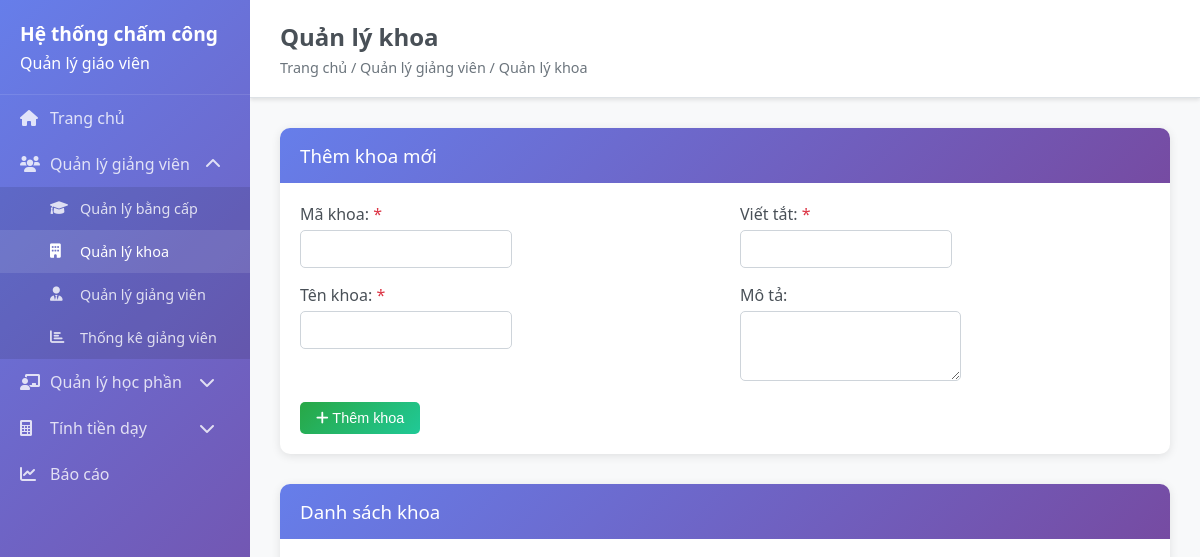
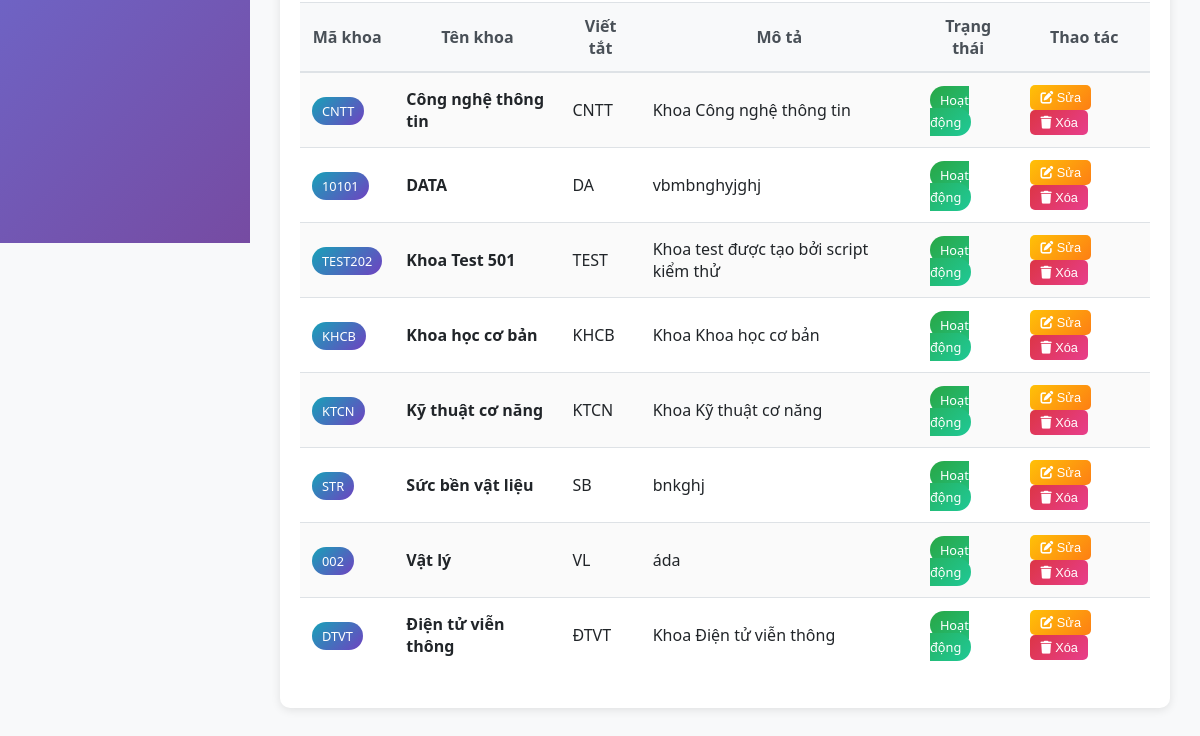
/departments, run on an earlier commit of the app's database (2 pictures, top to bottom).
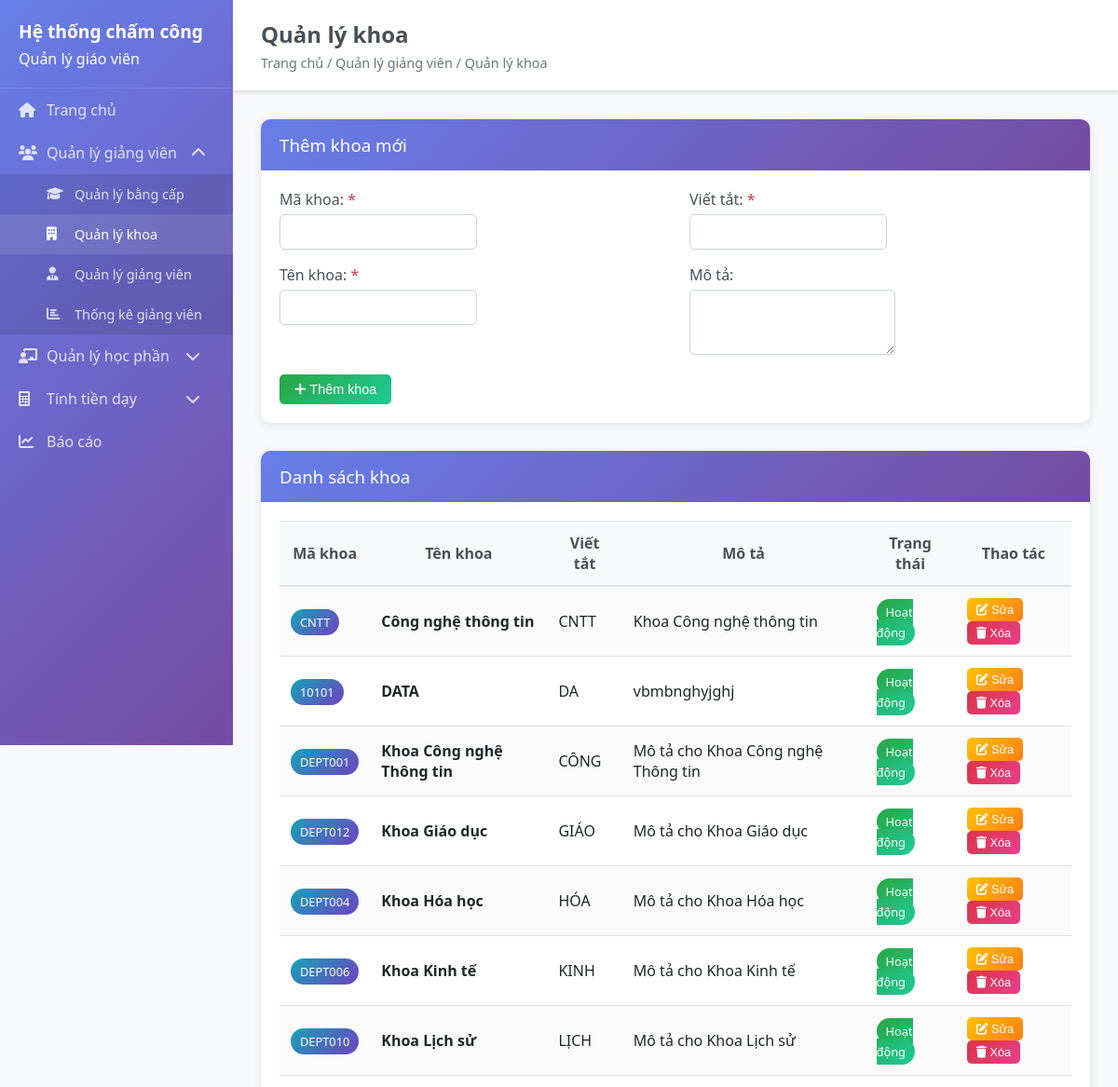
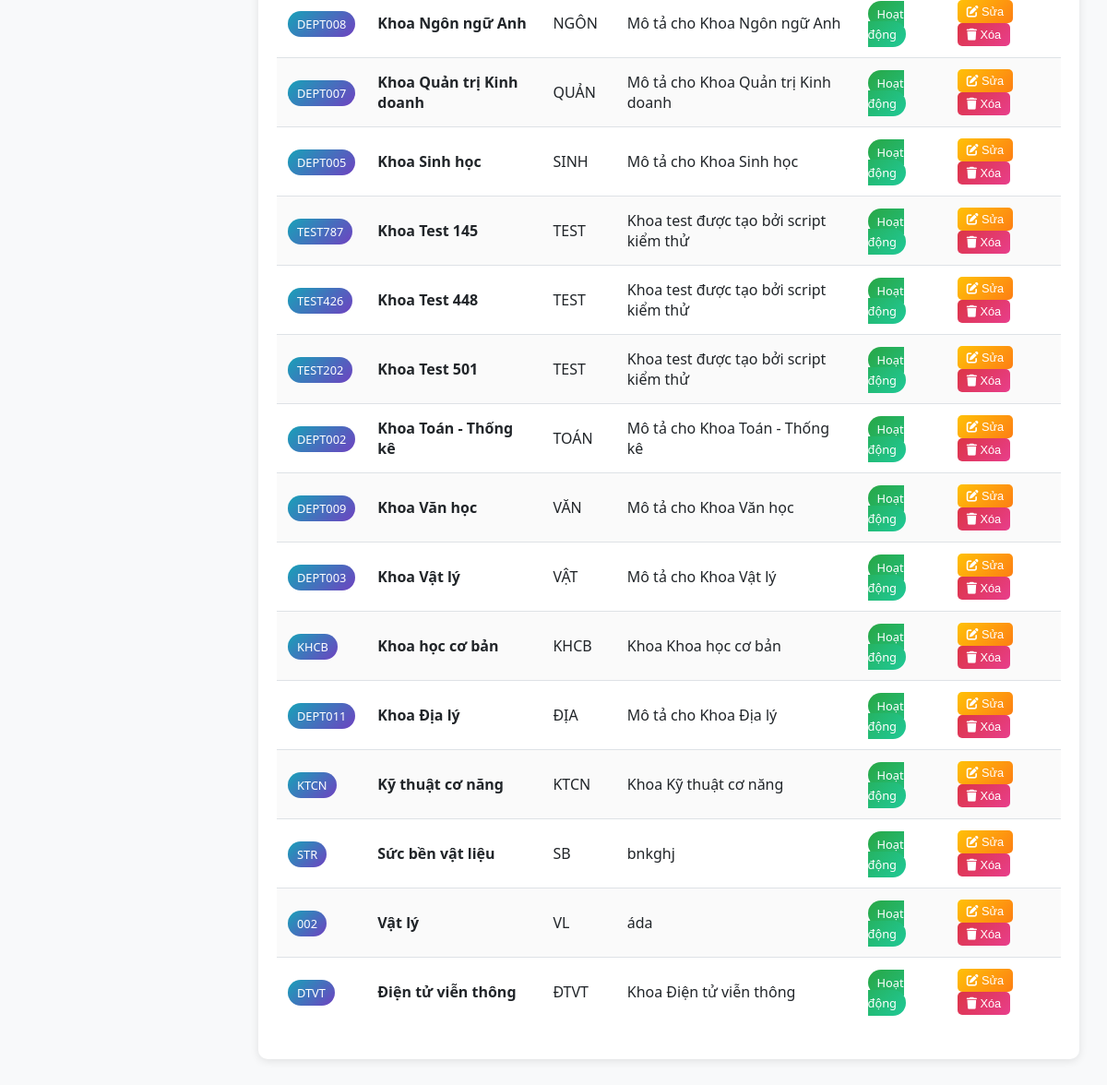
And on a later commit of the database (2 pictures, top to bottom).
### backend/models/Department.py (models this page shows, shortened)
class Department(BaseModel):
    __tablename__ = 'departments'
    code = db.Column(db.String(20), nullable=False, unique=True)
    name = db.Column(db.String(100), nullable=False, unique=True)
    abbreviation = db.Column(db.String(20), nullable=False)
    description = db.Column(db.Text, nullable=True)
    is_active = db.Column(db.Boolean, default=True)

### backend/app.py (the view)
@app.route('/departments')
def departments():
    try:
        if 'Department' in globals():
            departments_list = Department.query.filter_by(is_active=True).order_by(Department.name).all()
        else:
            departments_list = []
        return render_template('departments.html', departments=departments_list)
    except Exception as e:
        print(f"Error in departments route: {e}")
        return render_template('departments.html', departments=[])

### frontend/templates/departments.html (shortened to what this page needs)
{% extends "base.html" %}
{% block page_title %}Quản lý khoa{% endblock %}
{% block breadcrumb %}Trang chủ / Quản lý giảng viên / Quản lý khoa{% endblock %}
{% block content %}
<div class="card">
    <div class="card-header">
        <h3>Thêm khoa mới</h3>
    </div>
    <div class="card-body">
        <form id="department-form">
            <div class="row">
                <div class="col-md-6">
                    <div class="form-group">
                        <label for="department-code">Mã khoa: <span class="text-danger">*</span></label>
                        <input type="text" id="department-code" name="code" class="form-control" required>
                    </div>
                    <div class="form-group">
                        <label for="department-name">Tên khoa: <span class="text-danger">*</span></label>
                        <input type="text" id="department-name" name="name" class="form-control" required>
                    </div>
                </div>
                <div class="col-md-6">
                    <div class="form-group">
                        <label for="department-abbreviation">Viết tắt: <span class="text-danger">*</span></label>
                        <input type="text" id="department-abbreviation" name="abbreviation" class="form-control" required>
                    </div>
                    <div class="form-group">
                        <label for="department-description">Mô tả:</label>
                        <textarea id="department-description" name="description" class="form-control" rows="3"></textarea>
                    </div>
                </div>
            </div>
            <button type="submit" class="btn btn-success" id="submit-btn">
                <i class="fas fa-plus"></i> Thêm khoa
            </button>
        </form>
    </div>
</div>
<div class="card">
    <div class="card-header">
        <h3>Danh sách khoa</h3>
    </div>
    <div class="card-body">
        <div class="table-responsive">
            <table class="table table-striped" id="departments-table">
                <thead>
                    <tr>
                        <th>Mã khoa</th>
                        <th>Tên khoa</th>
                        <th>Viết tắt</th>
                        <th>Mô tả</th>
                        <th>Trạng thái</th>
                        <th>Thao tác</th>
                    </tr>
                </thead>
                <tbody>
                    {% for department in departments %}
                    <tr>
                        <td><span class="badge badge-info">{{ department.code }}</span></td>
                        <td><strong>{{ department.name }}</strong></td>
                        <td>{{ department.abbreviation }}</td>
                        <td>{{ department.description or '-' }}</td>
                        <td>
                            <span class="badge badge-{{ 'success' if department.is_active else 'secondary' }}">
                                {{ 'Hoạt động' if department.is_active else 'Ngưng' }}
                            </span>
                        </td>
                        <td>
                            <button class="btn btn-warning btn-sm" onclick="editDepartment('{{ department.id }}')">
                                <i class="fas fa-edit"></i> Sửa
                            </button>
                            <button class="btn btn-danger btn-sm" onclick="deleteDepartment('{{ department.id }}')">
                                <i class="fas fa-trash"></i> Xóa
                            </button>
                        </td>
                    </tr>
                    {% else %}
                    <tr>
                        <td colspan="6" class="text-center">Chưa có khoa nào</td>
                    </tr>
                    {% endfor %}
                </tbody>
            </table>
        </div>
    </div>
</div>
{% endblock %}

What changed in the data, as far as the page shows it:
added Department: code "DEPT001", name "Khoa Công nghệ Thông tin", abbreviation "CÔNG", description "Mô tả cho Khoa Công nghệ Thông tin", is_active "Hoạt động"
added Department: code "DEPT012", name "Khoa Giáo dục", abbreviation "GIÁO", description "Mô tả cho Khoa Giáo dục", is_active "Hoạt động"
added Department: code "DEPT004", name "Khoa Hóa học", abbreviation "HÓA", description "Mô tả cho Khoa Hóa học", is_active "Hoạt động"
added Department: code "DEPT006", name "Khoa Kinh tế", abbreviation "KINH", description "Mô tả cho Khoa Kinh tế", is_active "Hoạt động"
added Department: code "DEPT010", name "Khoa Lịch sử", abbreviation "LỊCH", description "Mô tả cho Khoa Lịch sử", is_active "Hoạt động"
added Department: code "DEPT008", name "Khoa Ngôn ngữ Anh", abbreviation "NGÔN", description "Mô tả cho Khoa Ngôn ngữ Anh", is_active "Hoạt động"
added Department: code "DEPT007", name "Khoa Quản trị Kinh doanh", abbreviation "QUẢN", description "Mô tả cho Khoa Quản trị Kinh doanh", is_active "Hoạt động"
added Department: code "DEPT005", name "Khoa Sinh học", abbreviation "SINH", description "Mô tả cho Khoa Sinh học", is_active "Hoạt động"
added Department: code "TEST787", name "Khoa Test 145", abbreviation "TEST", description "Khoa test được tạo bởi script kiểm thử", is_active "Hoạt động"
added Department: code "TEST426", name "Khoa Test 448", abbreviation "TEST", description "Khoa test được tạo bởi script kiểm thử", is_active "Hoạt động"
added Department: code "DEPT002", name "Khoa Toán - Thống kê", abbreviation "TOÁN", description "Mô tả cho Khoa Toán - Thống kê", is_active "Hoạt động"
added Department: code "DEPT009", name "Khoa Văn học", abbreviation "VĂN", description "Mô tả cho Khoa Văn học", is_active "Hoạt động"
added Department: code "DEPT003", name "Khoa Vật lý", abbreviation "VẬT", description "Mô tả cho Khoa Vật lý", is_active "Hoạt động"
added Department: code "DEPT011", name "Khoa Địa lý", abbreviation "ĐỊA", description "Mô tả cho Khoa Địa lý", is_active "Hoạt động"
